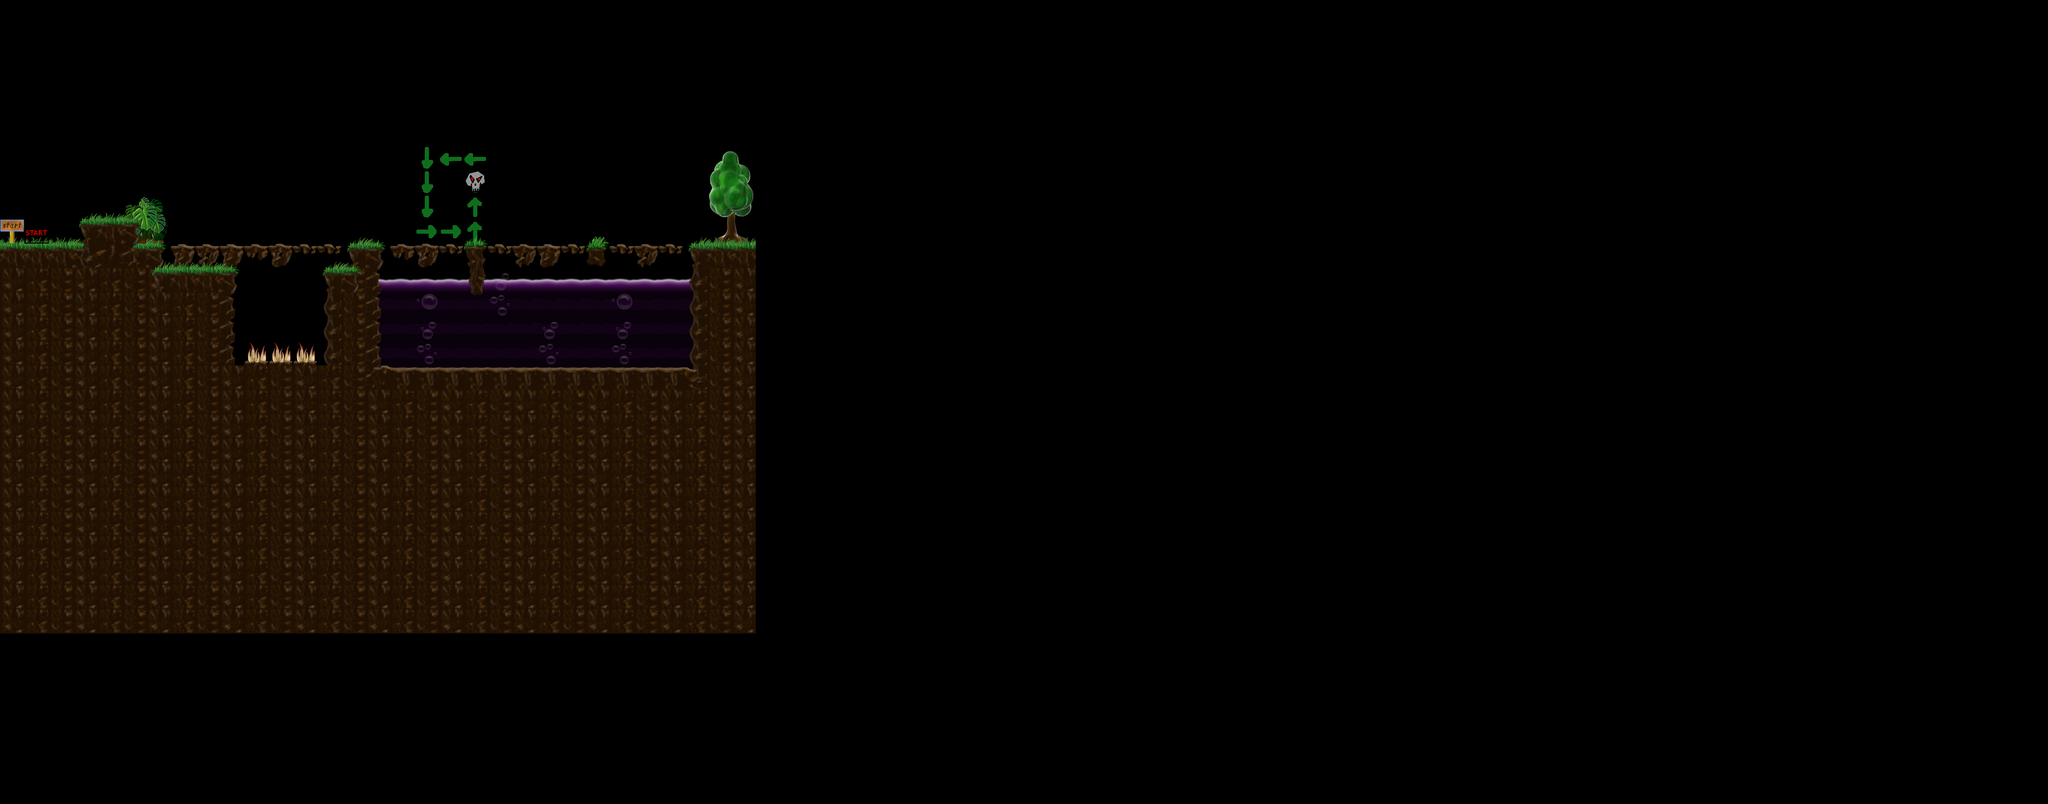

This game map was drawn from its Tiled (.tmx) file and the tilesets committed beside it. A one-line description and the trimmed map source follow:
An orthogonal 84x33 tile map with 64x64 px tiles, 6 tile layers (Hintergrund, main, ai, meta, ...).

<map version="1.0" orientation="orthogonal" width="84" height="33" tilewidth="64" tileheight="64">
 <tileset firstgid="1" name="mapset01" tilewidth="64" tileheight="64">
  <image source="mapset01.png" width="512" height="2048" />
 </tileset>
 <layer name="Hintergrund" width="84" height="33">
  <data>[2772 cells, 39 non-empty, 17 distinct tile ids]</data>
 </layer>
 <layer name="main" width="84" height="33">
  <data>[2772 cells, 492 non-empty, 26 distinct tile ids]</data>
 </layer>
 <layer name="ai" width="84" height="33" opacity="0.57">
  <data>[2772 cells, 10 non-empty, 4 distinct tile ids]</data>
 </layer>
 <layer name="meta" width="84" height="33">
  <data>[2772 cells, 2 non-empty, 2 distinct tile ids]</data>
 </layer>
 <layer name="vordergrund" width="84" height="33">
  <data>[2772 cells, 33 non-empty, 12 distinct tile ids]</data>
 </layer>
 <layer name="Player" width="84" height="33">
  <data>[2772 cells, 0 non-empty, 0 distinct tile ids]</data>
 </layer>
</map>
